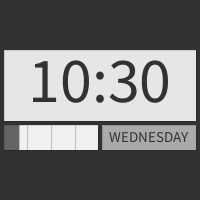
Frame 1 (no input)
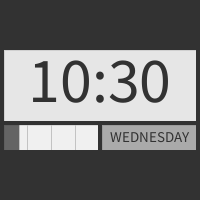
Frame 60 (the mouse pressed at the canvas centre just before this capture)
Frame 120 (the mouse held since frame 60 and released just before this capture): identical to frame 60, image omitted

The Processing sketch that drew these frames (run headless with seeded random() and noise(); from frame 60 on, the mouse is pressed at the canvas centre):

// Processing sketch: processing_136476
// ── processing_136476.pde

//import java.util.GregorianCalendar;
//import java.util.Calendar;
//import java.util.Date;
int xc,yc;

float xtoday, xyester, xtom, xafter, xbefore;
String days, yester, tom, after, before;
int i; 
int framesday; 
float daywidth; 
float dayangle;
int weekday, weekdayadd;
int fade; 
float alpha,alpha1,alpha2;

void setup() {
  size(200,200);
  xc=width/2;
  yc=height/2;
  //GregorianCalendar gcal = new GregorianCalendar();
  //weekday = gcal.get(Calendar.DAY_OF_WEEK);
  
  weekday = day() % 7 - 1;
  weekdayadd=weekday;
  alpha=255;
  alpha1=255;
  alpha2=0;
  frameRate(30);
  background(50);
  
  framesday = 2592000; //2592000
  i = 0;
  daywidth = 94;
  fade = 0;
}

void draw() {
  background(50);    
  //GregorianCalendar gcal = new GregorianCalendar();
  //weekday = gcal.get(Calendar.DAY_OF_WEEK);
  weekday = day() % 7 - 1;
  if (weekdayadd != weekday) {
    i++;
    i=i % 2;
  }
  
  float s;
  s = map(second(), 0, 60, 0, daywidth);
  float m;
  m = map(minute() + norm(second(), 0, 60), 0, 60, 0, (daywidth));
  float h;
  h = map(hour() + norm(minute(), 0, 60) + norm(second(), 0, 3600), 0, 24, 0, (daywidth));
  float hours;
  hours = map(hour() + norm(minute(), 0, 60) + norm(second(), 0, 3600), 0, 24, 0, TWO_PI) - HALF_PI;

  
  xtoday=xc-h;
  xyester=xtoday-daywidth;
  xtom=xtoday+daywidth;
  xafter=xtom+daywidth;
  xbefore=xyester-daywidth;
  
  fill(230);
  strokeWeight(0);
  rect(4,50,192,71);

  
  if (i % 2 == 0) {
    fill(240);
    rect(4,125,94,25);
    fill(100);
    rect(4,125,h,25);
  }
  else {
    fill(100);
    rect(4,125,94,25);
    fill(240);
    rect(4,125,h,25);
  }
  
  fill(170);
  rect(102,125,94,25);
  
  line(51,125,51,150);
  line(27,125,27,150);
  line(75,125,75,150);
  
  
  switch (weekday) {
    case 1:
      days = "SUNDAY";
      yester = "SATURDAY";
      tom = "MONDAY";
      after = "TUESDAY";
      before = "FRIDAY";
      break;
    case 2:     
      days = "MONDAY";
      yester = "SUNDAY";
      tom = "TUESDAY";
      after = "WEDNESDAY";
      before = "SATURDAY";
      break;
    case 3:
      days = "TUESDAY";
      yester = "MONDAY";
      tom = "WEDNESDAY";
      after = "THURSDAY";
      before = "SUNDAY";
      break;
    case 4:
      days = "WEDNESDAY";
      yester = "TUESDAY";
      tom = "THURSDAY";
      after = "FRIDAY";
      before = "MONDAY";
      break;
    case 5:
      days = "THURSDAY";
      yester = "WEDNESDAY";
      tom = "FRIDAY";
      after = "SATURDAY";
      before = "TUESDAY";
      break;
    case 6:
      days = "FRIDAY";
      yester = "THURSDAY";
      tom = "SATURDAY";
      after = "SUNDAY";
      before = "WEDNESDAY";
      break;
    case 7:
      days = "SATURDAY";
      yester = "FRIDAY";
      tom = "SUNDAY";
      after = "MONDAY";
      before = "THURSDAY";
      break;
  }
 
    //if (s==0) {
    if (weekdayadd != weekday) {

    fade = 1;
    fill(50);
    stroke(50);
    textSize(15);
    textAlign(CENTER,CENTER);
    text(yester,149,136);
  }
  
  else if (fade == 1) {  
    alpha1--;
    alpha = alpha1;
    fill(50,alpha);
    stroke(50,alpha);
    textSize(15);
    textAlign(CENTER,CENTER);
    text(yester,149,136);
    if (alpha == 0) {
      fade = 2;
    }   
  }
  
  else if (fade == 2) {
    alpha2++;
    alpha = alpha2;
    fill(50,alpha);
    stroke(50,alpha);
    textSize(15);
    textAlign(CENTER,CENTER);
    text(days,149,136);
    if (alpha == 255) {
      fade = 0;
      alpha1 = 255;
      alpha2 = 0;
    }    
  }
  
  else {
    fill(50);
    stroke(50);
    textSize(15);
    textAlign(CENTER,CENTER);
    text(days,149,136);
  }
  
  stroke(50);
  fill(50);
  line(51,125,51,150);
  line(27,125,27,150);
  line(75,125,75,150);
  
  textSize(64);
  text("10:30",xc,79);
  weekdayadd=weekday;  
}
